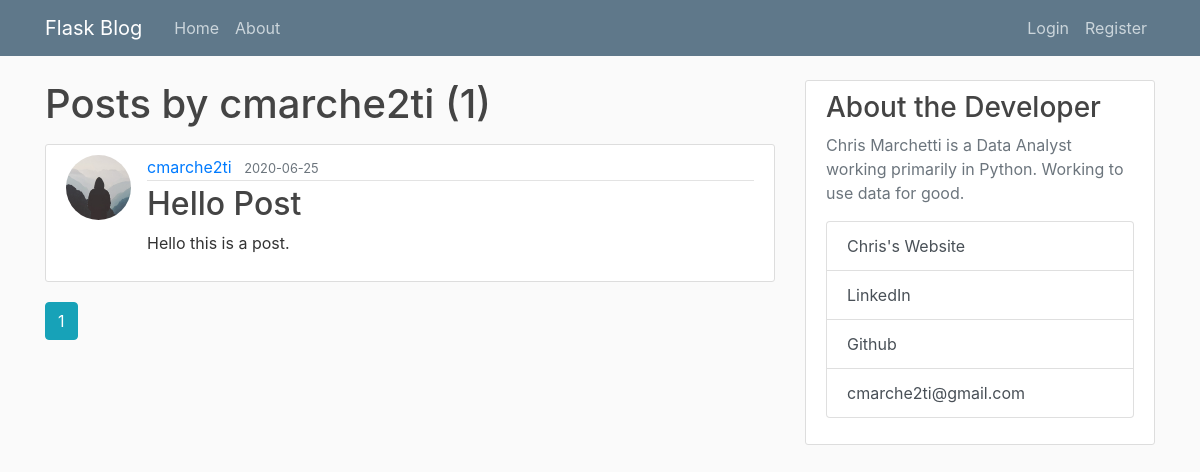
The page /user/cmarche2ti on the database as committed earlier.
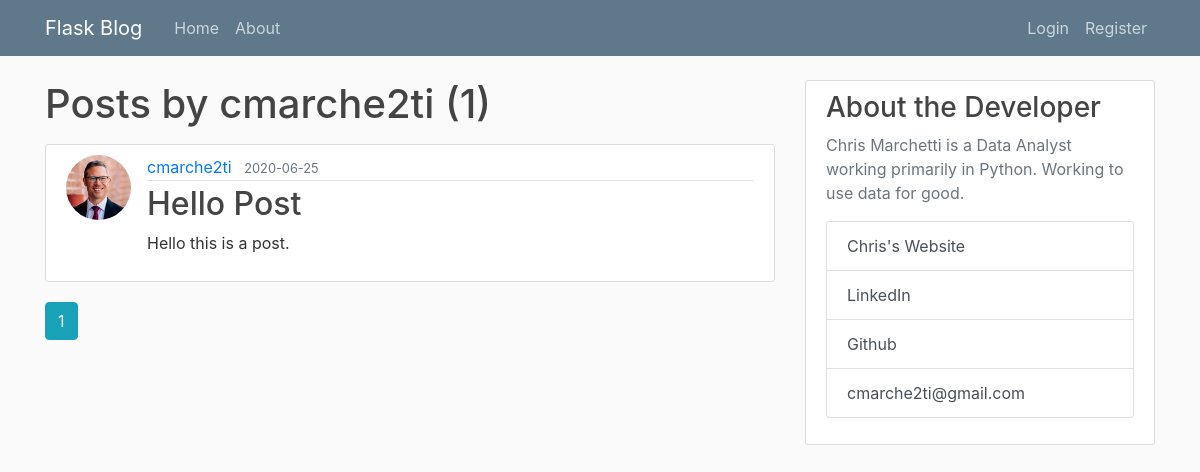
The same page on the database as committed later.
### flaskblog/models.py (models this page shows, shortened)
class Post(db.Model):
    id = db.Column(db.Integer, primary_key=True)
    title = db.Column(db.String(100), nullable=False)
    date_posted = db.Column(db.DateTime, nullable=False, default=datetime.utcnow)
    content = db.Column(db.Text, nullable=False)
    user_id = db.Column(db.Integer, db.ForeignKey("user.id"), nullable=False)

class User(db.Model, UserMixin):
    id = db.Column(db.Integer, primary_key=True)
    username = db.Column(db.String(20), unique=True, nullable=False)
    email = db.Column(db.String(120), unique=True, nullable=False)
    image_file = db.Column(db.String(20), nullable=False, default="default.jpg")
    password = db.Column(db.String(60), nullable=False)
    posts = db.relationship("Post", backref="author", lazy=True)

### flaskblog/users/routes.py (the view)
@users.route("/user/<string:username>")
def user_posts(username):
    page = request.args.get("page", 1, type=int)
    user = User.query.filter_by(username=username).first_or_404()
    posts = (
        Post.query.filter_by(author=user)
        .order_by(Post.date_posted.desc())
        .paginate(page=page, per_page=5)
    )
    return render_template("user_posts.html", posts=posts, user=user)

### flaskblog/templates/user_posts.html
{% extends "layout.html" %}
{% block content %}
<h1 class="mb-3">Posts by {{ user.username }} ({{ posts.total }})</h1>
{% for post in posts.items %}
<article class="media content-section">
    <img class="rounded-circle article-img"
        src="{{ url_for('static', filename='profile_pics/'+post.author.image_file) }}" alt="">
    <div class="media-body">
        <div class="article-metadata">
            <a class="mr-2"
                href="{{ url_for('users.user_posts', username=post.author.username) }}">{{ post.author.username }}</a>
            <small class="text-muted">{{ post.date_posted.strftime('%Y-%m-%d') }}</small>
        </div>
        <h2><a class="article-title" href="{{ url_for('posts.post', post_id=post.id) }}">{{ post.title }}</a></h2>
        <p class="article-content">{{ post.content }}</p>
    </div>
</article>
{% endfor %}
{% for page_num in posts.iter_pages(left_edge=2, right_edge=2, left_current=1, right_current=2) %}
{% if page_num %}
{% if posts.page == page_num %}
<a class="btn btn-info mb-4"
    href="{{ url_for('users.user_posts', username=user.username, page=page_num) }}">{{ page_num }}</a>
{% else %}
<a class="btn btn-outline-info mb-4"
    href="{{ url_for('users.user_posts', username=user.username, page=page_num) }}">{{ page_num }}</a>
{% endif %}
{% else %}
...
{% endif%}
{% endfor %}
{% endblock content %}

Rows that differ between the two databases and show on the page:
changed through a linked row, Post "Hello Post": image_file: picture added in place of a placeholder
